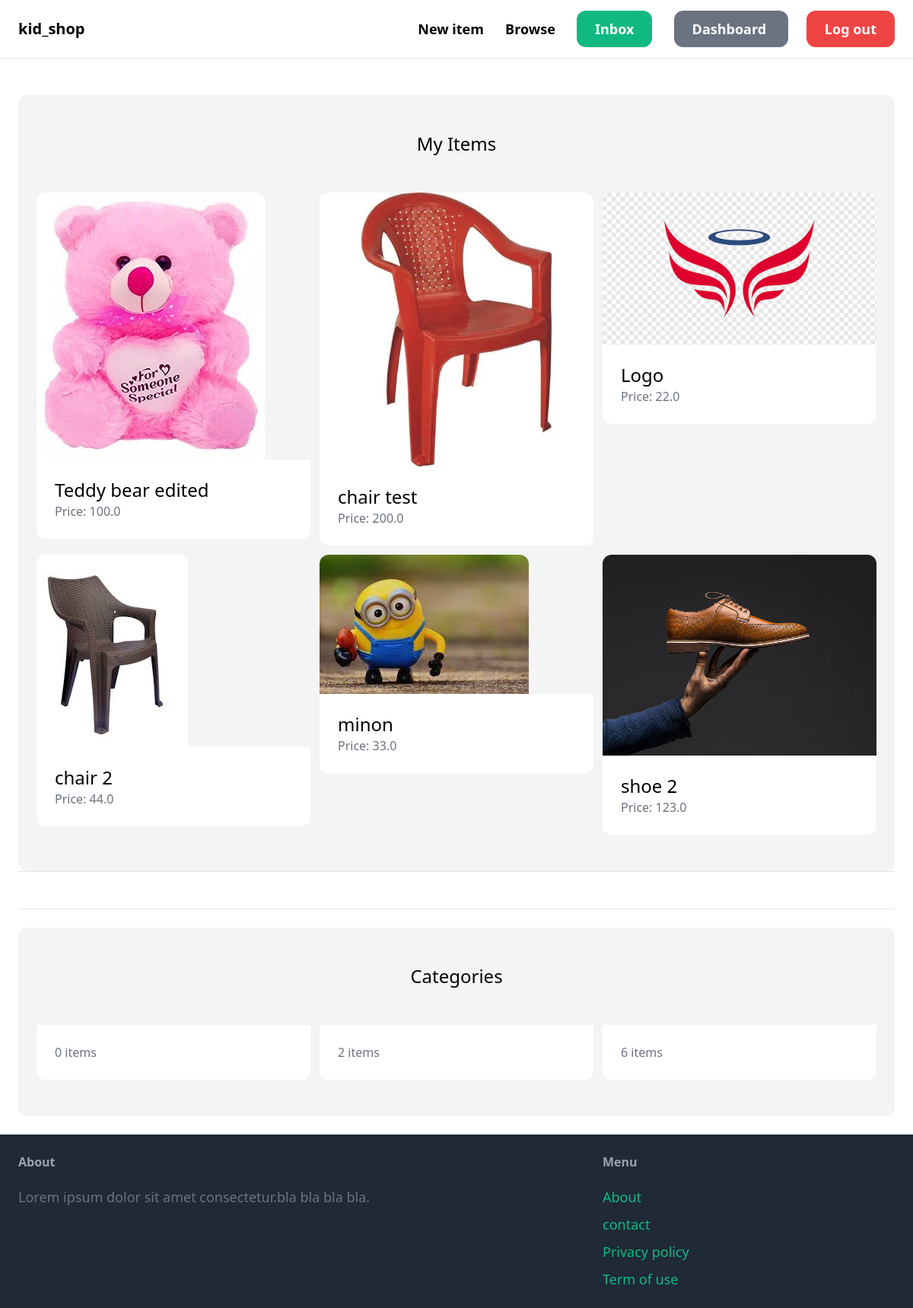
The page /dashboard/ (signed in) on the database its author committed.
### item/models.py (models this page shows, shortened)
class Item(models.Model):
    category = models.ForeignKey(Category, related_name='items',on_delete=models.CASCADE)
    name = models.CharField(max_length=255)
    description = models.TextField(blank=True,null=True)
    price = models.FloatField()
    image = models.ImageField(upload_to='item_images',blank=True, null=True)
    is_sold = models.BooleanField(default=False)
    created_by = models.ForeignKey(User, related_name="items",on_delete=models.CASCADE)
    created_at = models.DateTimeField(auto_now_add=True)

class Category(models.Model):
    name = models.CharField(max_length=255)
    class Meta:
        ordering = ('name',)
        verbose_name_plural = 'Categories'

### dashboard/views.py (the view)
# urls.py: path('', views.index,name='index'),
@login_required
def index(request):
    items = Item.objects.all()
    items = Item.objects.filter(created_by=request.user)[0:10]
    categories = Category.objects.all()
    return render(request,'dashboard/index.html',{
        'items':items,
        'categories':categories
    })

### dashboard/templates/dashboard/index.html (shortened to what this page needs)
{% extends 'core/base.html' %}
{% block content %}
    <div class="mt-6 px-6 py-12 bg-gray-100 rounded-xl">
       <h2 class="mb-12 text-2xl text-center">My Items</h2>
       <div class="grid grid-cols-3 gap-3">
            {% for item in items %}
                <div>
                    <a href="{% url 'item:detail' item.id %}">
                        <div>
                            <img src="{{ item.image.url }}" class="rounded-t-xl"  alt="">
                        </div>
                        <div class="p-6 bg-white rounded-b-xl">
                            <h2 class="text-2xl">{{ item.name }} </h2>
                            <p class="text-gray-500">Price: {{ item.price }}</p>
                        </div>
                    </a>
                </div>
            {% endfor %}
       </div>
    </div>
    <hr>
    <br> <br>
    <hr>
    <div class="mt-6 px-6 py-12 bg-gray-100 rounded-xl">
        <h2 class="mb-12 text-2xl text-center">Categories</h2>
        <div class="grid grid-cols-3 gap-3">
            {% for category in categories %}
            <div>
                <a href="#">
                    <div class="p-6 bg-white rounded-b-xl">
                        <p class="text-gray-500">{{ category.items.count}} items</p>
                    </div>
                </a>
            </div>
            {% endfor %}
        </div>
    </div>
{% endblock  %}

### rows shown on the page
Item: image (picture), name "Teddy bear edited", price "100.0"
Item: image (picture), name "chair test", price "200.0"
Item: image (picture), name "Logo", price "22.0"
Item: image (picture), name "chair 2", price "44.0"
Item: image (picture), name "minon", price "33.0"
Item: image (picture), name "shoe 2", price "123.0"
Category: items.count "0"
Category: items.count "2"
Category: items.count "6"
